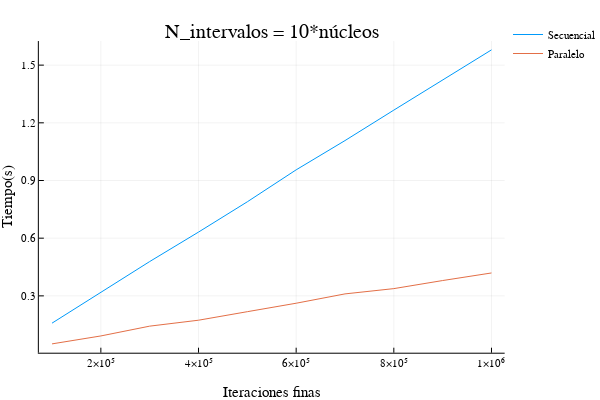

Notebook cell for this chart:
### Code cell
plotly()
plot(lista_tiempos_x, lista_tiempos_160, label=["Secuencial" "Paralelo"], title="N_intervalos = 10*núcleos", xlabel="Iteraciones finas", ylabel="Tiempo(s)")

### Figure 1 — Plotly figure (JSON) as saved in the notebook; plotly's stock layout.template omitted (floating-point values rounded to 4 significant figures)
{"data": [{"colorbar": {"title": ""}, "legendgroup": "Secuencial", "line": {"color": "rgba(0, 154, 250, 1.000)", "dash": "solid", "shape": "linear", "width": 1}, "mode": "lines", "name": "Secuencial", "showlegend": true, "type": "scatter", "x": [100000, 200000, 300000, 400000, 500000, 600000.0, 700000, 800000, 900000, 1000000], "xaxis": "x1", "y": [0.1581, 0.3183, 0.4785, 0.6316, 0.7893, 0.9555, 1.108, 1.266, 1.422, 1.579], "yaxis": "y1", "zmax": null, "zmin": null}, {"colorbar": {"title": ""}, "legendgroup": "Paralelo", "line": {"color": "rgba(227, 111, 71, 1.000)", "dash": "solid", "shape": "linear", "width": 1}, "mode": "lines", "name": "Paralelo", "showlegend": true, "type": "scatter", "x": [100000, 200000, 300000, 400000, 500000, 600000.0, 700000, 800000, 900000, 1000000], "xaxis": "x1", "y": [0.05026, 0.09159, 0.1425, 0.1734, 0.2177, 0.2617, 0.3102, 0.3377, 0.3797, 0.4191], "yaxis": "y1", "zmax": null, "zmin": null}], "layout": {"annotations": [{"font": {"color": "rgba(0, 0, 0, 1.000)", "family": "sans-serif", "size": 20}, "rotation": 0, "showarrow": false, "text": "N_intervalos = 10*núcleos", "x": 0.535, "xanchor": "center", "xref": "paper", "y": 1, "yanchor": "top", "yref": "paper"}], "height": 400, "legend": {"bgcolor": "rgba(255, 255, 255, 1.000)", "bordercolor": "rgba(0, 0, 0, 1.000)", "font": {"color": "rgba(0, 0, 0, 1.000)", "family": "sans-serif", "size": 11}, "tracegroupgap": 0, "x": 1, "y": 1}, "margin": {"b": 20, "l": 0, "r": 0, "t": 20}, "paper_bgcolor": "rgba(255, 255, 255, 1.000)", "plot_bgcolor": "rgba(255, 255, 255, 1.000)", "showlegend": true, "width": 600, "xaxis": {"anchor": "y1", "domain": [0.07647, 0.9934], "gridcolor": "rgba(0, 0, 0, 0.100)", "gridwidth": 0.5, "linecolor": "rgba(0, 0, 0, 1.000)", "mirror": false, "range": [73000, 1027000], "showgrid": true, "showline": true, "showticklabels": true, "tickangle": 0, "tickcolor": "rgb(0, 0, 0)", "tickfont": {"color": "rgba(0, 0, 0, 1.000)", "family": "sans-serif", "size": 11}, "tickmode": "array", "ticks": "inside", "ticktext": ["2×10⁵", "4×10⁵", "6×10⁵", "8×10⁵", "1×10⁶"], "tickvals": [200000, 400000, 600000, 800000, 1000000], "title": "Iteraciones finas", "titlefont": {"color": "rgba(0, 0, 0, 1.000)", "family": "sans-serif", "size": 15}, "type": "-", "visible": true, "zeroline": false, "zerolinecolor": "rgba(0, 0, 0, 1.000)"}, "yaxis": {"anchor": "x1", "domain": [0.07581, 0.9415], "gridcolor": "rgba(0, 0, 0, 0.100)", "gridwidth": 0.5, "linecolor": "rgba(0, 0, 0, 1.000)", "mirror": false, "range": [0.004385, 1.625], "showgrid": true, "showline": true, "showticklabels": true, "tickangle": 0, "tickcolor": "rgb(0, 0, 0)", "tickfont": {"color": "rgba(0, 0, 0, 1.000)", "family": "sans-serif", "size": 11}, "tickmode": "array", "ticks": "inside", "ticktext": ["0.3", "0.6", "0.9", "1.2", "1.5"], "tickvals": [0.3, 0.6, 0.9, 1.2, 1.5], "title": "Tiempo(s)", "titlefont": {"color": "rgba(0, 0, 0, 1.000)", "family": "sans-serif", "size": 15}, "type": "-", "visible": true, "zeroline": false, "zerolinecolor": "rgba(0, 0, 0, 1.000)"}}}
